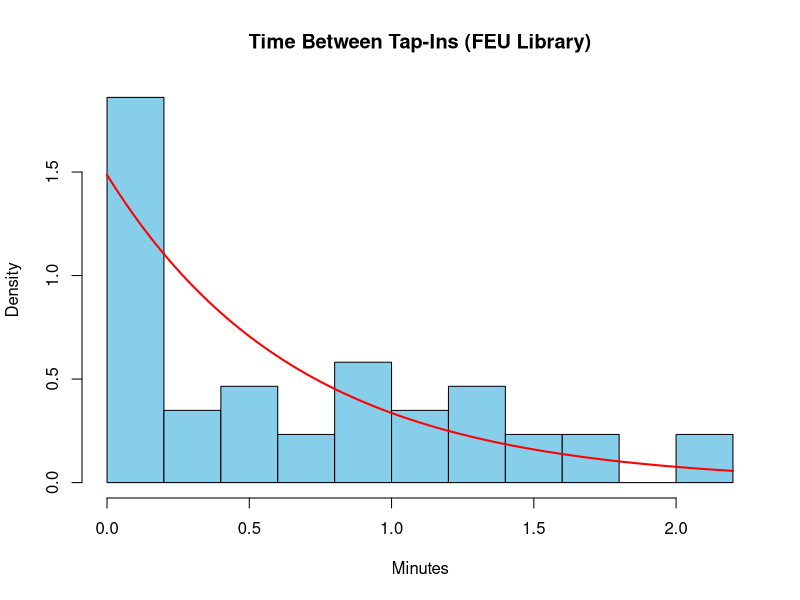
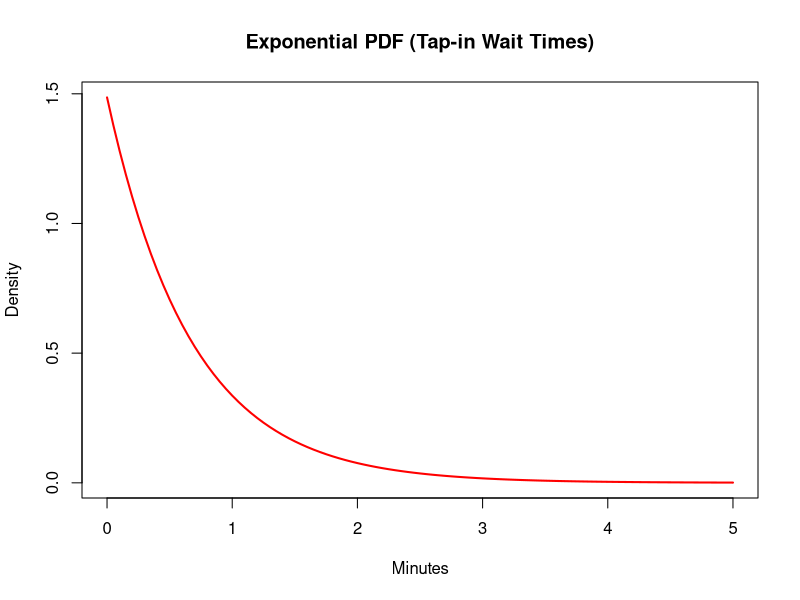
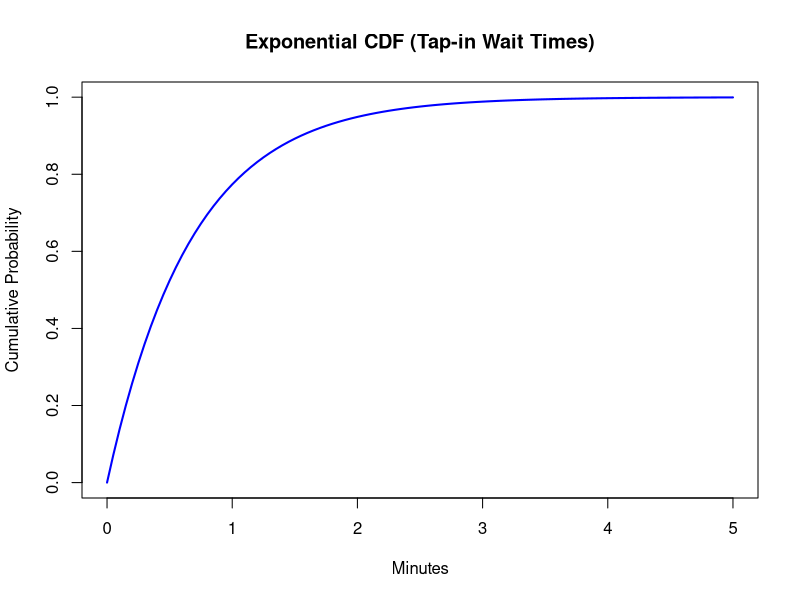
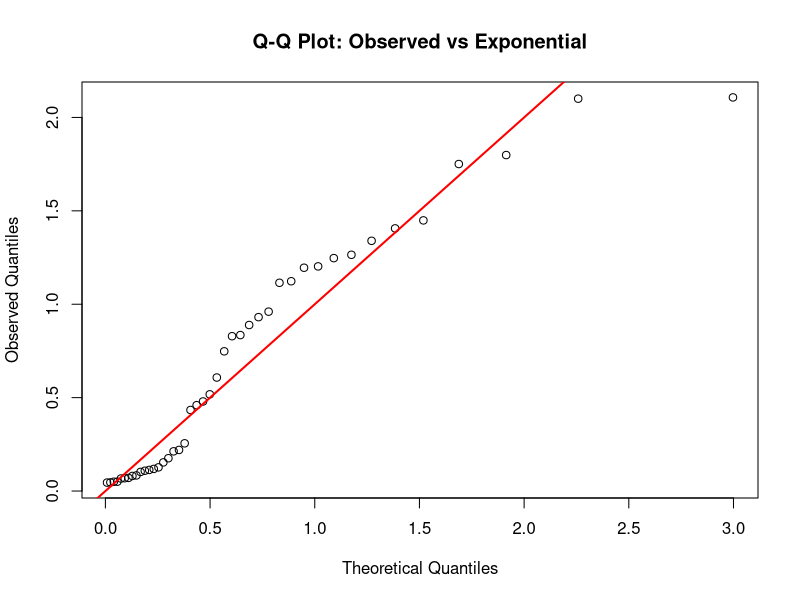

Write the R code that produced these figures, in order.
## ---- chunk 1
intervals <- c(
  "00:01:24.359", "00:00:27.575", "00:00:44.872", "00:01:14.810", "00:00:02.989",
  "00:00:06.521", "00:00:02.769", "00:01:11.726", "00:02:06.428", "00:00:28.773",
  "00:00:53.327", "00:00:12.752", "00:00:07.608", "00:00:02.713", "00:01:06.887",
  "00:00:04.112", "00:01:20.369", "00:00:03.009", "00:00:07.110", "00:02:06.023",
  "00:00:06.136", "00:00:15.328", "00:00:26.034", "00:00:04.230", "00:00:57.618",
  "00:00:04.030", "00:00:10.538", "00:00:31.063", "00:00:05.023", "00:00:55.850",
  "00:01:15.879", "00:01:47.911", "00:00:36.460", "00:00:09.203", "00:00:06.780",
  "00:00:04.845", "00:01:07.385", "00:01:26.927", "00:00:13.199", "00:00:50.096",
  "00:01:12.152", "00:01:45.032", "00:00:49.731"
)

time_to_minutes <- function(x) {
  parts <- as.numeric(unlist(strsplit(x, ":")))
  return((parts[1]*3600 + parts[2]*60 + parts[3]) / 60)
}
interval_minutes <- sapply(intervals, time_to_minutes)

mean_time <- mean(interval_minutes)
lambda <- 1 / mean_time
## ---- chunk 2
cat("Mean time (minutes):", mean_time, "\n")
## ---- chunk 3
cat("Lambda (rate per minute):", lambda, "\n")
## ---- chunk 4
prob_less_than_1 <- pexp(1, rate = lambda)
cat("P(Student taps in within 1 minute):", prob_less_than_1, "\n")
## ---- chunk 5
hist(interval_minutes, probability = TRUE, main = "Time Between Tap-Ins (FEU Library)",
     xlab = "Minutes", col = "skyblue", breaks = 10)
curve(dexp(x, rate = lambda), col = "red", lwd = 2, add = TRUE)
## ---- chunk 6
x <- 1
pdf_value <- dexp(x, rate = lambda)
cat("PDF at x = 1 minute:", pdf_value, "\n")

curve(dexp(x, rate = lambda), from = 0, to = 5,
      main = "Exponential PDF (Tap-in Wait Times)",
      xlab = "Minutes", ylab = "Density",
      col = "red", lwd = 2)
## ---- chunk 7
cdf_1min <- pexp(1, rate = lambda)
cat("CDF at x = 1 minute:", cdf_1min, "\n")
curve(pexp(x, rate = lambda), from = 0, to = 5,
      main = "Exponential CDF (Tap-in Wait Times)",
      xlab = "Minutes", ylab = "Cumulative Probability",
      col = "blue", lwd = 2)
## ---- chunk 8
qqplot(qexp(ppoints(length(interval_minutes)), rate = lambda),
       interval_minutes,
       main = "Q-Q Plot: Observed vs Exponential",
       xlab = "Theoretical Quantiles", ylab = "Observed Quantiles")
abline(0, 1, col = "red", lwd = 2)
## ---- chunk 9
ks.test(interval_minutes, "pexp", rate = lambda)
